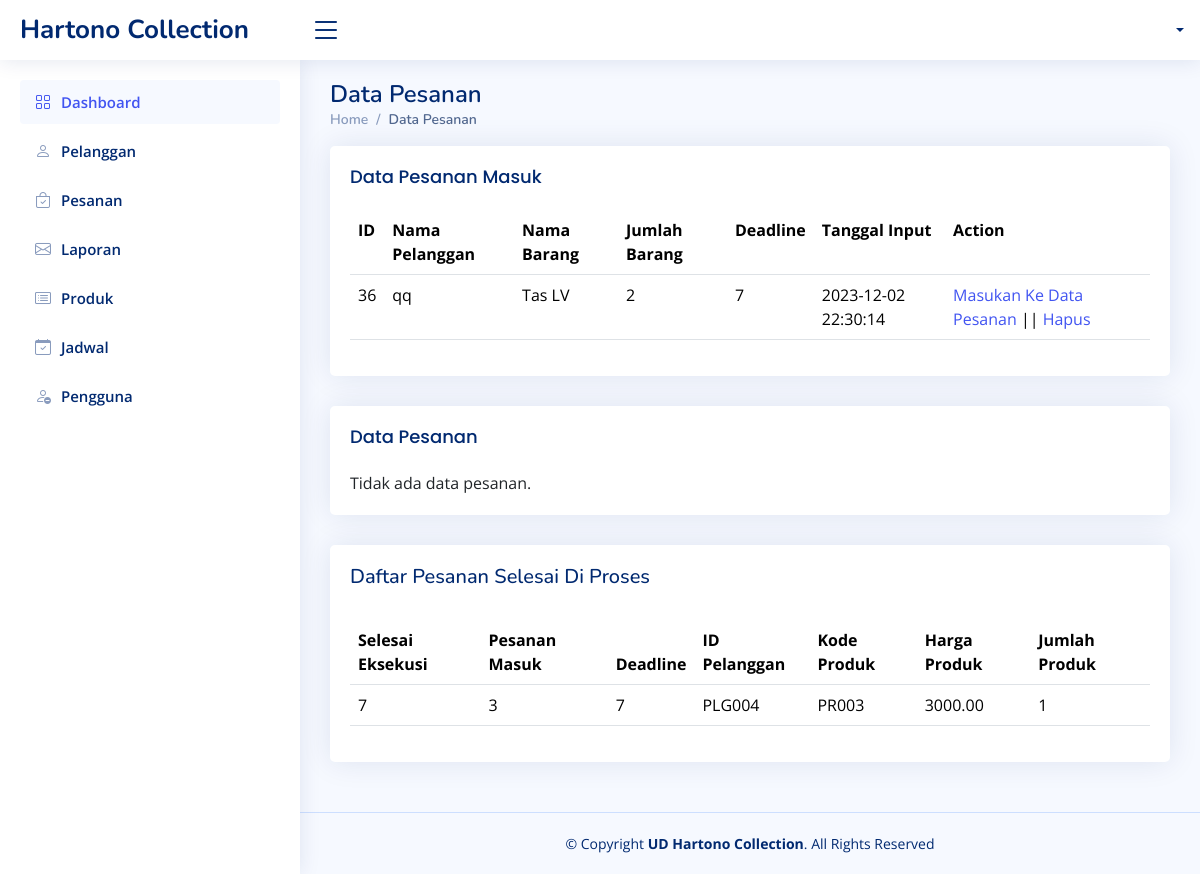
The app's page /owner/pesanan.php (signed in) with its own data.
### tables this page shows
CREATE TABLE `order_pelanggan` (
  `id` int(11) NOT NULL,
  `kode_pelanggan` varchar(10) NOT NULL,
  `kode_barang` varchar(10) NOT NULL,
  `jumlah_barang` int(11) NOT NULL,
  `deadline` int(11) NOT NULL,
  `tanggal_input` timestamp NOT NULL DEFAULT current_timestamp()
);

CREATE TABLE `pelanggan` (
  `id_pelanggan` varchar(11) NOT NULL,
  `nama` varchar(100) NOT NULL,
  `alamat` varchar(200) NOT NULL,
  `no_telepon` varchar(15) NOT NULL,
  `username` varchar(250) NOT NULL,
  `password` varchar(250) NOT NULL
);

CREATE TABLE `produk` (
  `id_produk` varchar(11) NOT NULL,
  `nama_produk` varchar(100) NOT NULL,
  `deskripsi` text DEFAULT NULL,
  `harga` decimal(10,2) NOT NULL,
  `tanggal_input` date NOT NULL,
  `terakhir_diupdate` timestamp NOT NULL DEFAULT current_timestamp() ON UPDATE current_timestamp(),
  `foto` text NOT NULL
);

CREATE TABLE `proses_selesai` (
  `id` int(11) NOT NULL,
  `selesai_eksekusi` int(11) NOT NULL,
  `pesanan_masuk` int(11) NOT NULL,
  `deadline` int(11) NOT NULL,
  `id_pelanggan` varchar(11) NOT NULL,
  `kode_produk` varchar(255) NOT NULL,
  `harga_produk` decimal(10,2) NOT NULL,
  `jumlah_produk` int(11) NOT NULL,
  `tanggal_input` datetime DEFAULT NULL
);

### owner/pesanan.php (the view, shortened to what this page needs)
<?php
require_once '../koneksi/koneksi.php';
$sqlSelect = "SELECT op.id, p.nama, b.nama_produk, op.jumlah_barang, op.deadline, op.tanggal_input
              FROM order_pelanggan op
              JOIN pelanggan p ON op.kode_pelanggan = p.id_pelanggan
              JOIN produk b ON op.kode_barang = b.id_produk";
$result = $conn->query($sqlSelect);
?>
<!DOCTYPE html>
<html lang="en">
<?php include 'root/head.php'; ?>
<body>
    <?php include 'root/navbar.php'; ?>
    <main id="main" class="main">
        <div class="pagetitle">
            <h1>Data Pesanan</h1>
            <nav>
                <ol class="breadcrumb">
                    <li class="breadcrumb-item"><a href="index.html">Home</a></li>
                    <li class="breadcrumb-item active">Data Pesanan</li>
                </ol>
            </nav>
        </div>
        <section class="section dashboard">
            <div class="row">
                <div class="col-lg-12">
                    <div class="row">
                        <div class="col-lg-12">
                            <div class="card">
                                <div class="card-body">
                                     <h5 class="card-title">Data Pesanan Masuk</h5>
                                <table class="table datatable">
                                <tr>
                                    <th>ID</th>
                                    <th>Nama Pelanggan</th>
                                    <th>Nama Barang</th>
                                    <th>Jumlah Barang</th>
                                    <th>Deadline</th>
                                    <th>Tanggal Input</th>
                                    <th>Action</th>
                                </tr>
                                <?php
                                if ($result->num_rows > 0) {
                                    while ($row = $result->fetch_assoc()) {
                                        echo "<tr>";
                                        echo "<td>" . $row['id'] . "</td>";
                                        echo "<td>" . $row['nama'] . "</td>";
                                        echo "<td>" . $row['nama_produk'] . "</td>";
                                        echo "<td>" . $row['jumlah_barang'] . "</td>";
                                        echo "<td>" . $row['deadline'] . "</td>";
                                        echo "<td>" . $row['tanggal_input'] . "</td>";
                                        echo "<td>
                                                <a href='masukan_orderan.php?id=" . $row['id'] . " '>Masukan Ke Data Pesanan</a> ||
                                                <a href='hapus_order.php?id=" . $row['id'] . " onclick='return confirm('Apakah Anda yakin ingin menghapus data ini?')'>Hapus</a>
                                            </td>";
                                        echo "</tr>";
                                    }
                                } else {
                                    echo "<tr><td colspan='7'>Tidak ada data order pelanggan.</td></tr>";
                                }
                                ?>
                            </table>
                                </div>
                            </div>
                            <div class="card">
                                <div class="card-body">
                                    <h5 class="card-title">Data Pesanan</h5>
                                    <?php
                                    include('../koneksi/koneksi.php');
                                    $sqlPesanan = "SELECT * FROM data_table";
                                    $resultPesanan = $conn->query($sqlPesanan);
                                    if ($resultPesanan->num_rows > 0) {
                                        echo "<table class='table datatable'>
                                                <thead>
                                                    <th>ID</th>
                                                    <th>Pesanan Masuk</th>
                                                    <th>Deadline</th>
                                                    <th>ID Pelanggan</th>
                                                    <th>Kode Produk</th>
                                                    <th>Harga Produk</th>
                                                    <th>Jumlah Produk</th>
                                                    <th>Action</th>
                                                </thead>";
                                        while ($rowPesanan = $resultPesanan->fetch_assoc()) {
                                            echo "<tr>
                                                    <td>" . $rowPesanan['id'] . "</td>
                                                    <td>" . $rowPesanan['pesanan_masuk'] . "</td>
                                                    <td>" . $rowPesanan['deadline'] . "</td>
                                                    <td>" . $rowPesanan['id_pelanggan'] . "</td>
                                                    <td>" . $rowPesanan['kode_produk'] . "</td>
                                                    <td>" . $rowPesanan['harga_produk'] . "</td>
                                                    <td>" . $rowPesanan['jumlah_produk'] . "</td>
                                                    <td>
                                                        <a href='edit_pesanan.php?id=".$rowPesanan['id'] . "' class='btn btn-primary'><i class='bi bi-pencil'></i> Edit</a>
                                                        <a href='hapus_pesanan.php?id=".$rowPesanan['id'] . "' class='btn btn-danger' onclick='return confirm(\"Apakah Anda yakin ingin menghapus pesanan ini?\")'><i class='bi bi-trash'></i> Hapus</a>
                                                    </td>
                                                </tr>";
                                        }
                                        echo "</table>";
                                    } else {
                                        echo "Tidak ada data pesanan.";
                                    }
                                    ?>
                                </div>
                            </div>
                        </div>
                        <div class="col-lg-12">
                            <div class="card">
                                <div class="card-body">
                                    <div class="card-title">
                                        <h5>Daftar Pesanan Selesai Di Proses</h5>
                                    </div>
                                    <?php
                                    require_once('../koneksi/koneksi.php');
                                    $sqlProsesSelesai = "SELECT * FROM proses_selesai";
                                    $resultProsesSelesai = $conn->query($sqlProsesSelesai);
                                    if ($resultProsesSelesai->num_rows > 0) {
                                        echo "<table class='table datatable'>
                                                <thead>
                                                    <th>Selesai Eksekusi</th>
                                                    <th>Pesanan Masuk</th>
                                                    <th>Deadline</th>
                                                    <th>ID Pelanggan</th>
                                                    <th>Kode Produk</th>
                                                    <th>Harga Produk</th>
                                                    <th>Jumlah Produk</th>
                                                </thead>";
                                        while ($rowProsesSelesai = $resultProsesSelesai->fetch_assoc()) {
                                            echo "<tr>
                                                    <td>" . $rowProsesSelesai['selesai_eksekusi'] . "</td>
                                                    <td>" . $rowProsesSelesai['pesanan_masuk'] . "</td>
                                                    <td>" . $rowProsesSelesai['deadline'] . "</td>
                                                    <td>" . $rowProsesSelesai['id_pelanggan'] . "</td>
                                                    <td>" . $rowProsesSelesai['kode_produk'] . "</td>
                                                    <td>" . $rowProsesSelesai['harga_produk'] . "</td>
                                                    <td>" . $rowProsesSelesai['jumlah_produk'] . "</td>
                                                </tr>";
                                        }
                                        echo "</table>";
                                    } else {
                                        echo "Tidak ada data pada tabel proses_selesai.";
                                    }
                                    ?>
                                </div>
                            </div>
                        </div>
                    </div>
                </div>
            </div>
        </section>
    </main>
    <?php include 'root/footer.php'; ?>
</body>
</html>

### owner/assets/css/style.css (style rules this page uses)
:root { scroll-behavior: smooth; }
body { font-family: "Open Sans", sans-serif; background: #f6f9ff; color: #444444; }
a { color: #4154f1; text-decoration: none; }
h1, h2, h3, h4, h5, h6 { font-family: "Nunito", sans-serif; }
#main { margin-top: 60px; padding: 20px 30px; transition: all 0.3s; }
.pagetitle { margin-bottom: 10px; }
.pagetitle h1 { font-size: 24px; margin-bottom: 0; font-weight: 600; color: #012970; }
.card { margin-bottom: 30px; border: none; border-radius: 5px; box-shadow: 0px 0 30px rgba(1, 41, 112, 0.1); }
.card-title { padding: 20px 0 15px 0; font-size: 18px; font-weight: 500; color: #012970; font-family: "Poppins", sans-serif; }
.card-body { padding: 0 20px 20px 20px; }
.breadcrumb { font-size: 14px; font-family: "Nunito", sans-serif; color: #899bbd; font-weight: 600; }
.breadcrumb a { color: #899bbd; transition: 0.3s; }
.breadcrumb .breadcrumb-item::before { color: #899bbd; }
.breadcrumb .active { color: #51678f; font-weight: 600; }
@media (min-width: 1200px) { #main, #footer { margin-left: 300px; } }

### records on screen
order_pelanggan: id "36", kode_pelanggan.nama "qq", produk.nama_produk "Tas LV", jumlah_barang "2", deadline "7", tanggal_input "2023-12-02 22:30:14"
proses_selesai: selesai_eksekusi "7", pesanan_masuk "3", deadline "7", id_pelanggan "PLG004", kode_produk "PR003", harga_produk "3000.00", jumlah_produk "1"
